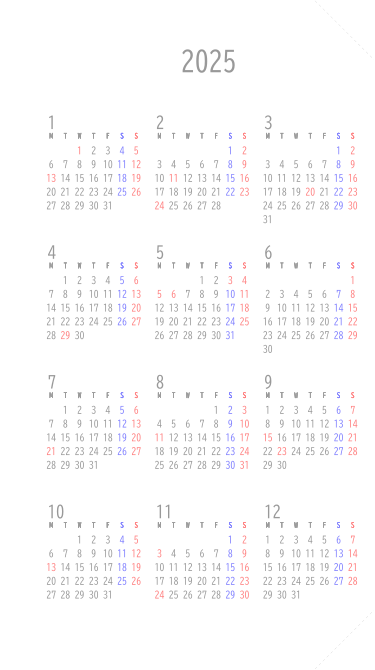

Source code (Python):
# 本プログラムの実行には、事前に下記ライブラリのインストールが必要
#
# ＜必要なライブラリ＞
# reportlab : PDFを出力するためのライブラリ
# jpholiday : 日本の祝日を取得するライブラリ
#
# ＜インストール方法＞
# Pythonプロンプトで下記のコマンドを実行
# > pip install reportlab
# > pip install jpholiday

from reportlab.pdfgen import canvas
from reportlab.lib.units import mm
from reportlab.pdfbase.ttfonts import pdfmetrics, TTFont
import calendar
import datetime
import jpholiday

FILENAME = 'bible_monthly.pdf' # ファイル名
year = 2025 # 出力したい年

# フォント登録
BIZUDGothicR = "./fonts/BIZ-UDGothicR.ttc"
pdfmetrics.registerFont(TTFont('BIZUDGothicR', BIZUDGothicR))

# 用紙サイズ
size_w = 95*mm
size_h = 170*mm

# 余白
ringhole = 11*mm

# 月間ブロックのサイズ
block_w = 20*mm
block_h = 27*mm

# 曜日ブロックのサイズ
weekday_w = block_w
weekday_h = 8*mm

def DrawAgeChart(pdf, year):
    eto = {0:'申', 1:'酉', 2:'戌', 3:'亥', 4:'子', 5:'丑', 6:'寅', 7:'卯', 8:'辰', 9:'巳', 10:'午', 11:'未'}
    gengou = {0:'大正', 1:'昭和', 2:'平成', 3:'令和'}

    x = 4*mm # 表の原点のx座標
    y = 12*mm # 表の原点のy座標
    
    col = 3 # 列数
    row = 34 # 行数
    line_h = 3*mm # 行の高さ
    line_w = (size_w-ringhole-x)/col # 列幅
    line_col = (0, 7.75*mm, 15.5*mm, 21*mm) # 小列幅

    datanum = 101 # 出力するデータの個数
    seireki = year - datanum # 西暦
    wareki_idx = 1912 # 元号が変更された年
    wareki = seireki - wareki_idx + 1 # 和暦
    age = datanum # 年齢
    gengou_idx = 0 # 元号(インデックス番号)
    col_idx = ('西暦', '和暦', '年齢', '干支') # 各小列見出し

    # 表のタイトル
    pdf.setFillColorRGB(0.6, 0.6, 0.6)
    pdf.setFont('BIZUDGothicR', 8)
    pdf.drawCentredString(size_w/2-4*mm, 7*mm, 'AGE CHART')
    
    # 罫線
    pdf.setStrokeColorRGB(0.6, 0.6, 0.6)
    pdf.setLineWidth(0.1)
    pdf.lines([
        (x+line_w, y-line_h+0.5*mm, x+line_w, y+line_h*row+0.5*mm),
        (x+line_w*2, y-line_h+0.5*mm, x+line_w*2, y+line_h*row+0.5*mm),
        (x, y+0.75*mm, x+line_w*col, y+0.75*mm)
    ])

    # 表の見出し
    pdf.setFont('BIZUDGothicR', 6)
    for i in range(0, col):
        pos_x = x+line_w*i+3*mm
        for k in range(0, len(col_idx)):
            pdf.drawCentredString(pos_x+line_col[k], y, col_idx[k])

    # 表の中身
    for i in range(0, col):
        pos_x = x+line_w*i+3*mm
        for j in range(0, row):
            pos_y = y+line_h*(j+1)
            pdf.drawCentredString(pos_x+line_col[0], pos_y, str(seireki))
            if seireki == 1926 or seireki == 1989 or seireki == 2019:
                gengou_idx += 1
                pdf.drawCentredString(pos_x+line_col[1], pos_y, str(wareki)+'/'+gengou[gengou_idx]+'元')
                wareki = 1
            elif i == 0 and j == 0:
                pdf.drawCentredString(pos_x+line_col[1], pos_y, gengou[gengou_idx]+str(wareki))
            else:
                pdf.drawCentredString(pos_x+line_col[1], pos_y, str(wareki))
            pdf.drawCentredString(pos_x+line_col[2], pos_y, str(age))
            pdf.drawCentredString(pos_x+line_col[3], pos_y, str(eto[seireki%12]))
            age -= 1
            seireki += 1
            wareki += 1

    # メモ欄(見出しのみ)
    pdf.drawString(x+1*mm, pos_y+line_h, "Notes:")

def DrawPageFinder(pdf, leftcut):
    pdf.setStrokeColorRGB(0.6, 0.6, 0.6)
    pdf.setLineWidth(0.1)
    pdf.setDash([2, 2])
    cutpos = 15*mm
    if leftcut == True:
        pdf.lines([(cutpos, size_h, 0, size_h-cutpos), (cutpos, 0, 0, cutpos)])
    else:
        pdf.lines([(size_w-cutpos, size_h, size_w, size_h-cutpos), (size_w-cutpos, 0, size_w, cutpos)])

def DrawMiniCalendar(pdf, x, y, dis_x, dis_y, fontsize, year, month):
    # x, y:原点(左上)
    # dis_x:列間隔, dis_y:行間隔
    # fontsize:文字サイズ
    # year, month:出力する年月の値
    wdstsr = ('M', 'T', 'W', 'T', 'F', 'S', 'S')
    cal_list = calendar.monthcalendar(year, month)

    pdf.setFillColorRGB(0.6, 0.6, 0.6)
    pdf.setFont('BIZUDGothicR', fontsize+5)
    pdf.drawString(x-dis_x/4, y-fontsize, str(month)) # 月
    
    for i in range(0, len(cal_list)): # 週
        for j in range(0, len(cal_list[i])): # 日
            if cal_list[i][j] != 0:
                if j == 6: 
                    pdf.setFillColorRGB(1, 0.5, 0.5) # 日曜日・祝日を赤文字に
                elif j == 5: 
                    pdf.setFillColorRGB(0.5, 0.5, 1) # 土曜日を青文字に
                else: 
                    pdf.setFillColorRGB(0.6, 0.6, 0.6) # 平日は黒文字に
                # 曜日の記載
                pdf.setFont('BIZUDGothicR', fontsize-2)
                pdf.drawCentredString(x+j*dis_x, y, wdstsr[j])
                # 日の記載
                if jpholiday.is_holiday(datetime.date(year, month, cal_list[i][j])) == True:
                    pdf.setFillColorRGB(1, 0.5, 0.5)
                pdf.setFont('BIZUDGothicR', fontsize)
                pdf.drawCentredString(x+j*dis_x, y+(i+1)*dis_y+0.5*mm, str(cal_list[i][j]))

def DrawYearCalendar(pdf, y):
    month_str = ('January', 'February', 'March', 'April', 'May', 'June', 'July', 'August', 'September', 'October', 'November', 'December')
    # 年
    pdf.setFillColorRGB(0.6, 0.6, 0.6)
    pdf.setFont('BIZUDGothicR', 20)
    pdf.drawCentredString((size_w+ringhole)/2, 18*mm, str(y))
    # 月
    for m in range(1, 13):
        cal_list = calendar.month(y, m)
        DrawMiniCalendar(pdf, ringhole+2*mm+(m-1)%3*27.5*mm, 35*mm+(m-1)//3*33*mm, 3.6*mm, 3.5*mm, 7, y, m)

def DrawYearMonth(pdf, x, y, m):
    month_str = ('January', 'February', 'March', 'April', 'May', 'June', 'July', 'August', 'September', 'October', 'November', 'December')
    monthjp_str = ('睦月', '如月', '弥生', '卯月', '皐月', '水無月', '文月', '葉月', '長月', '神無月', '霜月', '師走')
    pdf.setFillColorRGB(0.6, 0.6, 0.6)
    pdf.setFont('BIZUDGothicR', 30)
    pdf.drawCentredString(x+block_w/2, block_h/2+2*mm, str(m))
    pdf.setFont('BIZUDGothicR', 12)
    pdf.drawCentredString(x+block_w/2, 21*mm, month_str[m-1])
    pdf.setFont('BIZUDGothicR', 8)
    pdf.drawCentredString(x+block_w/2, 25*mm, monthjp_str[m-1])
    pdf.setFont('BIZUDGothicR', 12)
    pdf.drawCentredString(x+block_w/2, 30*mm, str(y))

def DrawWeekDay(pdf, w, h, wd):
    weekday_str = ('Monday', 'Tuesday', 'Wednesday', 'Thursday', 'Friday', 'Saturday', 'Sunday')
    # pdf.setStrokeColorRGB(0.6, 0.6, 0.6)
    # pdf.setLineWidth(0.1)
    # pdf.line(w, h+weekday_h, w+block_w, h+weekday_h) # 下辺
    # if wd != 2 and wd != 6:
    #     pdf.line(w+block_w, h, w+block_w, h+weekday_h) # 右辺
    # if wd != 3:
    #     pdf.line(w, h, w, h+weekday_h) # 左辺
    if wd == 6:
        pdf.setFillColorRGB(1, 0.5, 0.5)
    elif wd == 5:
        pdf.setFillColorRGB(0.5, 0.5, 1)
    else:
        pdf.setFillColorRGB(0.6, 0.6, 0.6)
    pdf.setFont('BIZUDGothicR', 8)
    pdf.drawCentredString(w+block_w/2, h+weekday_h-1*mm, weekday_str[wd])

def DrawDay(pdf, w, h, y, m, d, wd):
    # pdf.setStrokeColorRGB(0.6, 0.6, 0.6)
    # pdf.setLineWidth(0.1)
    if d != 0:
        # if wd != 2 and wd != 6:
        #     pdf.line(w+block_w, h, w+block_w, h+block_h) # 右辺
        # if wd != 3:
        #     pdf.line(w, h, w, h+block_h) # 左辺
        # pdf.lines([
        #     (w, h+block_h, w+block_w, h+block_h), # 下辺
        #     (w, h, w+block_w, h), # 上辺
        #     ])
        if jpholiday.is_holiday(datetime.date(y, m, d)) == True:
            pdf.setFillColorRGB(1, 0.5, 0.5)
            pdf.setFont('BIZUDGothicR', 4)
            pdf.drawString(w+0.8*mm, block_h+h-1*mm, jpholiday.is_holiday_name(datetime.date(y, m, d)))
        elif wd == 6:
            pdf.setFillColorRGB(1, 0.5, 0.5)
        elif wd == 5:
            pdf.setFillColorRGB(0.5, 0.5, 1)
        else:
            pdf.setFillColorRGB(0.6, 0.6, 0.6)
        pdf.setFont('BIZUDGothicR', 10)
        pdf.drawString(w+0.5*mm, h+3.5*mm, str(d))

def main():
    y = year
    # フォーマット定義
    pdf = canvas.Canvas(FILENAME, bottomup=False)
    pdf.setPageSize((size_w, size_h))

    # P1:年間カレンダー
    DrawYearCalendar(pdf, y)
    DrawPageFinder(pdf, False)
    pdf.showPage() # 改ページ

    for midx in range(1, 16): # 1月～来年3月
        m = (midx-1)%12+1
        # データの取得
        cal_list = calendar.monthcalendar(y, m)

        ## 偶数ページ

        # 左端の余白を設定
        x = size_w-block_w*4-ringhole

        # 月の見出し
        DrawYearMonth(pdf, x, y, m)

        # ミニカレンダー
        prevy = y
        prevm = m-1
        nexty = y
        nextm = m+1
        if m == 1:
            prevy = y-1
            prevm = 12
        elif m == 12:
            nexty = y+1
            nextm = 1
        DrawMiniCalendar(pdf, x+1*mm, size_h-42*mm, 2.7*mm, 2*mm, 5, prevy, prevm)
        DrawMiniCalendar(pdf, x+1*mm, size_h-24*mm, 2.7*mm, 2*mm, 5, nexty, nextm)

        # 罫線描画
        pdf.setStrokeColorRGB(0.6, 0.6, 0.6)
        pdf.setLineWidth(0.1)
        for i in range(0, 3):
            pdf.line(block_w*(i+1)+x, 0, block_w*(i+1)+x, size_h) # 縦の線
        for i in range(0, 6):
            pdf.line(block_w+x, weekday_h+i*block_h, size_w-ringhole, weekday_h+i*block_h) # 横の線
            
        # 月～水
        for wd in range(0, 3):
            DrawWeekDay(pdf, block_w*(wd+1)+x, 0, wd)
        for w in range(0, len(cal_list)):
            for wd in range(0, 3):
                DrawDay(pdf, block_w*(wd+1)+x, weekday_h+block_h*w, y, m, cal_list[w][wd], wd)
        DrawPageFinder(pdf, True)
        pdf.showPage() # 改ページ

        ## 奇数ページ

        # 罫線描画
        pdf.setStrokeColorRGB(0.6, 0.6, 0.6)
        pdf.setLineWidth(0.1)
        for i in range(0, 3):
            pdf.line(block_w*(i+1)+ringhole, 0, block_w*(i+1)+ringhole, size_h-block_h) # 縦の線
        for i in range(0, 6):
            pdf.line(ringhole, weekday_h+i*block_h, size_w, weekday_h+i*block_h) # 横の線
        
        # 木～日
        for wd in range(3, 7):
            DrawWeekDay(pdf, block_w*(wd-3)+ringhole, 0, wd)
        for w in range(0, len(cal_list)):
            for wd in range(3, 7):
                DrawDay(pdf, block_w*(wd-3)+ringhole, weekday_h+block_h*w, y, m, cal_list[w][wd], wd)
        DrawPageFinder(pdf, False)
        pdf.showPage() # 改ページ

        if m == 12:
            y = y+1

    # 最終ページ:年齢早見表
    # DrawAgeChart(pdf, year)
    # DrawPageFinder(pdf, True)
    # pdf.showPage()

    # ファイルに保存
    pdf.save()

if __name__ == '__main__':
    main()
